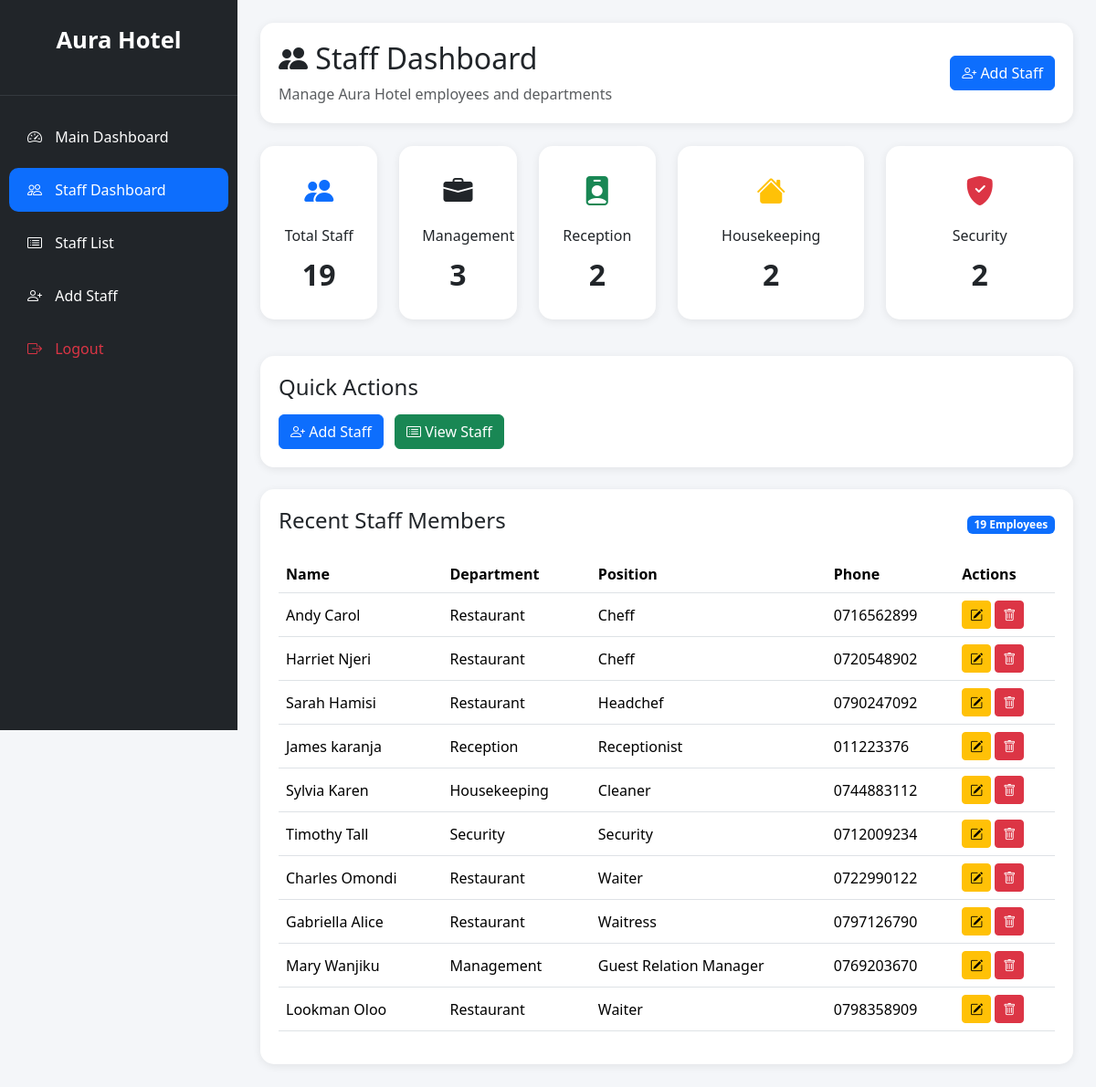
The app's page /staff/staff-dashboard/ with its own data.
### staff/models.py (models this page shows, shortened)
class Staff(models.Model):
    DEPARTMENTS = [
        ('Management', 'Management'),
        ('Reception', 'Reception'),
        ('Restaurant', 'Restaurant'),
        ('Housekeeping', 'Housekeeping'),
        ('Maintenance', 'Maintenance'),
        ('Security', 'Security'),
    ]
    full_name = models.CharField(max_length=100)
    position = models.CharField(max_length=100)
    department = models.CharField(
        max_length=50,
        choices=DEPARTMENTS
    )
    phone = models.CharField(max_length=20)
    email = models.EmailField()
    salary = models.DecimalField(
        max_digits=10,
        decimal_places=2
    )
    date_hired = models.DateField()

### staff/views.py (the view)
def staff_dashboard(request):
    total_staff = Staff.objects.count()
    management_staff = Staff.objects.filter(
        department='Management'
    ).count()
    reception_staff = Staff.objects.filter(
        department='Reception'
    ).count()
    housekeeping_staff = Staff.objects.filter(
        department='Housekeeping'
    ).count()
    security_staff = Staff.objects.filter(
        department='Security'
    ).count()
    recent_staff = Staff.objects.order_by('-id')[:10]
    context = {
        'total_staff': total_staff,
        'management_staff': management_staff,
        'reception_staff': reception_staff,
        'housekeeping_staff': housekeeping_staff,
        'security_staff': security_staff,
        'recent_staff': recent_staff,
    }
    return render(
        request,
        'staff_dashboard.html',
        context
    )

### hotel/templates/staff_dashboard.html (shortened to what this page needs)
<!DOCTYPE html>
<html lang="en">
<head>
    <link href="https://cdn.jsdelivr.net/npm/bootstrap@5.3.3/dist/css/bootstrap.min.css"
          rel="stylesheet">
    <link rel="stylesheet"
          href="https://cdn.jsdelivr.net/npm/bootstrap-icons@1.11.3/font/bootstrap-icons.min.css">
</head>
<body>
<div class="sidebar">
    <div class="sidebar-title">
        Aura Hotel
    </div>
    <hr class="text-secondary">
    <ul class="nav flex-column">
        <li class="nav-item">
            <a href="#"
               class="nav-link">
                <i class="bi bi-speedometer2"></i>
                Main Dashboard
            </a>
        </li>
        <li class="nav-item">
            <a href="{% url 'staff_dashboard' %}"
               class="nav-link active-link">
                <i class="bi bi-people"></i>
                Staff Dashboard
            </a>
        </li>
        <li class="nav-item">
            <a href="{% url 'staff_list' %}"
               class="nav-link">
                <i class="bi bi-card-list"></i>
                Staff List
            </a>
        </li>
        <li class="nav-item">
            <a href="{% url 'create_staff' %}"
               class="nav-link">
                <i class="bi bi-person-plus"></i>
                Add Staff
            </a>
        </li>
        <li class="nav-item">
            <a href="{% url 'logout' %}"
               class="nav-link text-danger">
                <i class="bi bi-box-arrow-right"></i>
                Logout
            </a>
        </li>
    </ul>
</div>
<div class="main-content">
    <div class="header-card">
        <div class="d-flex justify-content-between align-items-center">
            <div>
                <h2>
                    <i class="bi bi-people-fill"></i>
                    Staff Dashboard
                </h2>
                <p class="text-muted mb-0">
                    Manage Aura Hotel employees and departments
                </p>
            </div>
            <div>
                <a href="{% url 'create_staff' %}"
                   class="btn btn-primary">
                    <i class="bi bi-person-plus"></i>
                    Add Staff
                </a>
            </div>
        </div>
    </div>
    <div class="row mb-4">
        <div class="col-md-2 mb-3">
            <div class="summary-card">
                <i class="bi bi-people-fill staff-icon text-primary"></i>
                <h6 class="mt-3">
                    Total Staff
                </h6>
                <div class="summary-number">
                    {{ total_staff }}
                </div>
            </div>
        </div>
        <div class="col-md-2 mb-3">
            <div class="summary-card">
                <i class="bi bi-briefcase-fill staff-icon text-dark"></i>
                <h6 class="mt-3">
                    Management
                </h6>
                <div class="summary-number">
                    {{ management_staff }}
                </div>
            </div>
        </div>
        <div class="col-md-2 mb-3">
            <div class="summary-card">
                <i class="bi bi-person-badge-fill staff-icon text-success"></i>
                <h6 class="mt-3">
                    Reception
                </h6>
                <div class="summary-number">
                    {{ reception_staff }}
                </div>
            </div>
        </div>
        <div class="col-md-3 mb-3">
            <div class="summary-card">
                <i class="bi bi-house-fill staff-icon text-warning"></i>
                <h6 class="mt-3">
                    Housekeeping
                </h6>
                <div class="summary-number">
                    {{ housekeeping_staff }}
                </div>
            </div>
        </div>
        <div class="col-md-3 mb-3">
            <div class="summary-card">
                <i class="bi bi-shield-fill-check staff-icon text-danger"></i>
                <h6 class="mt-3">
                    Security
                </h6>
                <div class="summary-number">
                    {{ security_staff }}
                </div>
            </div>
        </div>
    </div>
    <div class="row mb-4">
        <div class="col-md-12">
            <div class="table-card">
                <h4 class="mb-3">
                    Quick Actions
                </h4>
                <a href="{% url 'create_staff' %}"
                   class="btn btn-primary me-2">
                    <i class="bi bi-person-plus"></i>
                    Add Staff
                </a>
                <a href="{% url 'staff_list' %}"
                   class="btn btn-success">
                    <i class="bi bi-card-list"></i>
                    View Staff
                </a>
            </div>
        </div>
    </div>
    <div class="table-card">
        <div class="d-flex justify-content-between align-items-center mb-3">
            <h4>
                Recent Staff Members
            </h4>
            <span class="badge bg-primary">
                {{ total_staff }} Employees
            </span>
        </div>
        <div class="table-responsive">
            <table class="table table-hover align-middle">
                <thead>
                    <tr>
                        <th>Name</th>
                        <th>Department</th>
                        <th>Position</th>
                        <th>Phone</th>
                        <th>Actions</th>
                    </tr>
                </thead>
                <tbody>
                    {% for staff in recent_staff %}
                    <tr>
                        <td>
                            {{ staff.full_name }}
                        </td>
                        <td>
                            {{ staff.department }}
                        </td>
                        <td>
                            {{ staff.position }}
                        </td>
                        <td>
                            {{ staff.phone }}
                        </td>
                        <td>
                            <a href="#"
                               class="btn btn-warning btn-sm">
                                <i class="bi bi-pencil-square"></i>
                            </a>
                            <a href="#"
                               class="btn btn-danger btn-sm">
                                <i class="bi bi-trash"></i>
                            </a>
                        </td>
                    </tr>
                    {% endfor %}
                </tbody>
            </table>
        </div>
    </div>
</div>
</body>
</html>

### hotel/templates/staff_dashboard.html (style rules this page uses)
body { background:#f4f6f9; margin:0; }
.sidebar { width:260px; min-height:100vh; background:#212529; position:fixed; left:0; top:0; }
.sidebar-title { color:white; text-align:center; padding:25px; font-size:1.6rem; font-weight:bold; }
.sidebar .nav-link { color:white; padding:12px 20px; margin:5px 10px; border-radius:10px; transition:.3s; }
.active-link { background:#0d6efd; }
.sidebar i { margin-right:10px; }
.main-content { margin-left:260px; padding:25px; }
.header-card, .summary-card, .table-card { background:white; border-radius:15px; box-shadow:0 2px 10px rgba(0,0,0,.08); }
.header-card { padding:20px; margin-bottom:25px; }
.summary-card { padding:25px; text-align:center; height:100%; transition:.3s; }
.summary-number { font-size:2rem; font-weight:bold; }
.table-card { padding:20px; }
.staff-icon { font-size:2rem; }

### records on screen
Staff: full_name "Andy Carol", department "Restaurant", position "Cheff", phone "0716562899"
Staff: full_name "Harriet Njeri", department "Restaurant", position "Cheff", phone "0720548902"
Staff: full_name "Sarah Hamisi", department "Restaurant", position "Headchef", phone "0790247092"
Staff: full_name "James karanja", department "Reception", position "Receptionist", phone "011223376"
Staff: full_name "Sylvia Karen", department "Housekeeping", position "Cleaner", phone "0744883112"
Staff: full_name "Timothy Tall", department "Security", position "Security", phone "0712009234"
Staff: full_name "Charles Omondi", department "Restaurant", position "Waiter", phone "0722990122"
Staff: full_name "Gabriella Alice", department "Restaurant", position "Waitress", phone "0797126790"
Staff: full_name "Mary Wanjiku", department "Management", position "Guest Relation Manager", phone "0769203670"
Staff: full_name "Lookman Oloo", department "Restaurant", position "Waiter", phone "0798358909"

### other values on screen
{{ total_staff }} "19"
{{ management_staff }} "3"
{{ reception_staff }} "2"
{{ housekeeping_staff }} "2"
{{ security_staff }} "2"
